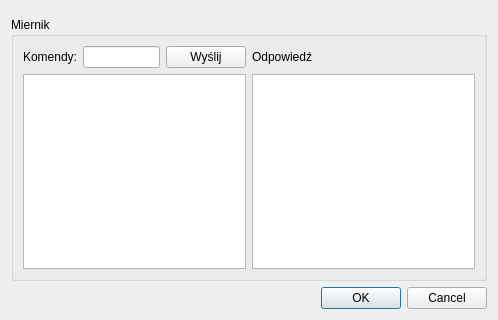
<?xml version="1.0" encoding="UTF-8"?>
<ui version="4.0">
 <class>TestMiernikaDlg</class>
 <widget class="QDialog" name="TestMiernikaDlg">
  <property name="geometry">
   <rect>
    <x>0</x>
    <y>0</y>
    <width>498</width>
    <height>320</height>
   </rect>
  </property>
  <property name="windowTitle">
   <string>Dialog</string>
  </property>
  <layout class="QVBoxLayout" name="verticalLayout">
   <item>
    <widget class="MiernikWidget" name="miernikParametry" native="true"/>
   </item>
   <item>
    <widget class="QWidget" name="miernikKomendy" native="true">
     <layout class="QHBoxLayout" name="horizontalLayout_3">
      <property name="spacing">
       <number>0</number>
      </property>
      <property name="leftMargin">
       <number>0</number>
      </property>
      <property name="topMargin">
       <number>0</number>
      </property>
      <property name="rightMargin">
       <number>0</number>
      </property>
      <property name="bottomMargin">
       <number>0</number>
      </property>
      <item>
       <widget class="QGroupBox" name="groupBox">
        <property name="title">
         <string>Miernik</string>
        </property>
        <layout class="QGridLayout" name="gridLayout_4">
         <item row="0" column="1">
          <widget class="QLineEdit" name="multi_cmd"/>
         </item>
         <item row="1" column="3">
          <widget class="QTextEdit" name="multi_reply"/>
         </item>
         <item row="0" column="3">
          <widget class="QLabel" name="label_10">
           <property name="text">
            <string>Odpowiedź</string>
           </property>
          </widget>
         </item>
         <item row="0" column="0">
          <widget class="QLabel" name="label_9">
           <property name="text">
            <string>Komendy:</string>
           </property>
          </widget>
         </item>
         <item row="0" column="2">
          <widget class="QPushButton" name="pbCmdSend">
           <property name="text">
            <string>Wyślij</string>
           </property>
          </widget>
         </item>
         <item row="1" column="0" colspan="3">
          <widget class="QTextEdit" name="multi_request"/>
         </item>
        </layout>
       </widget>
      </item>
     </layout>
    </widget>
   </item>
   <item>
    <widget class="QDialogButtonBox" name="buttonBox">
     <property name="orientation">
      <enum>Qt::Horizontal</enum>
     </property>
     <property name="standardButtons">
      <set>QDialogButtonBox::Cancel|QDialogButtonBox::Ok</set>
     </property>
    </widget>
   </item>
  </layout>
 </widget>
 <customwidgets>
  <customwidget>
   <class>MiernikWidget</class>
   <extends>QWidget</extends>
   <header>miernikwidget.h</header>
   <container>1</container>
  </customwidget>
 </customwidgets>
 <resources/>
 <connections>
  <connection>
   <sender>buttonBox</sender>
   <signal>accepted()</signal>
   <receiver>TestMiernikaDlg</receiver>
   <slot>accept()</slot>
   <hints>
    <hint type="sourcelabel">
     <x>248</x>
     <y>254</y>
    </hint>
    <hint type="destinationlabel">
     <x>157</x>
     <y>274</y>
    </hint>
   </hints>
  </connection>
  <connection>
   <sender>buttonBox</sender>
   <signal>rejected()</signal>
   <receiver>TestMiernikaDlg</receiver>
   <slot>reject()</slot>
   <hints>
    <hint type="sourcelabel">
     <x>316</x>
     <y>260</y>
    </hint>
    <hint type="destinationlabel">
     <x>286</x>
     <y>274</y>
    </hint>
   </hints>
  </connection>
 </connections>
</ui>
